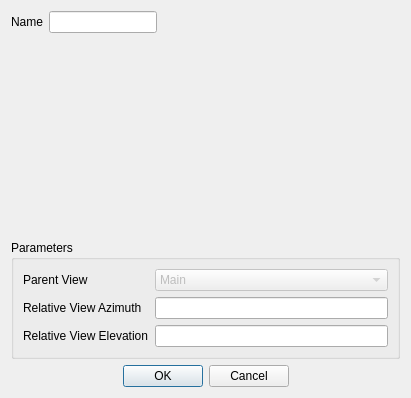
<?xml version="1.0" encoding="UTF-8"?>
<ui version="4.0">
 <class>AdditionalViewDialogUi</class>
 <widget class="QDialog" name="AdditionalViewDialogUi">
  <property name="geometry">
   <rect>
    <x>0</x>
    <y>0</y>
    <width>411</width>
    <height>398</height>
   </rect>
  </property>
  <property name="windowTitle">
   <string>Dialog</string>
  </property>
  <layout class="QVBoxLayout" name="verticalLayout">
   <item>
    <widget class="QWidget" name="widget" native="true">
     <layout class="QFormLayout" name="formLayout_2">
      <property name="fieldGrowthPolicy">
       <enum>QFormLayout::FieldsStayAtSizeHint</enum>
      </property>
      <property name="margin">
       <number>0</number>
      </property>
      <item row="0" column="0">
       <widget class="QLabel" name="label">
        <property name="text">
         <string>Name</string>
        </property>
       </widget>
      </item>
      <item row="0" column="1">
       <widget class="QLineEdit" name="mNameEdit"/>
      </item>
     </layout>
    </widget>
   </item>
   <item>
    <widget class="QWidget" name="mFOVPane" native="true">
     <property name="minimumSize">
      <size>
       <width>0</width>
       <height>0</height>
      </size>
     </property>
    </widget>
   </item>
   <item>
    <widget class="QGroupBox" name="groupBox">
     <property name="title">
      <string>Parameters</string>
     </property>
     <layout class="QFormLayout" name="formLayout">
      <item row="0" column="0">
       <widget class="QLabel" name="mParentViewLabel">
        <property name="text">
         <string>Parent View</string>
        </property>
       </widget>
      </item>
      <item row="0" column="1">
       <widget class="QComboBox" name="mParentViewCombo">
        <property name="enabled">
         <bool>false</bool>
        </property>
        <item>
         <property name="text">
          <string>Main</string>
         </property>
        </item>
       </widget>
      </item>
      <item row="1" column="0">
       <widget class="QLabel" name="mRelativeViewAzimuthLabel">
        <property name="text">
         <string>Relative View Azimuth</string>
        </property>
       </widget>
      </item>
      <item row="2" column="0">
       <widget class="QLabel" name="mRelativeViewElevationLabel">
        <property name="text">
         <string>Relative View Elevation</string>
        </property>
       </widget>
      </item>
      <item row="1" column="1">
       <widget class="QLineEdit" name="mViewAzimuth"/>
      </item>
      <item row="2" column="1">
       <widget class="QLineEdit" name="mViewElevation"/>
      </item>
     </layout>
    </widget>
   </item>
   <item>
    <widget class="QDialogButtonBox" name="buttonBox">
     <property name="orientation">
      <enum>Qt::Horizontal</enum>
     </property>
     <property name="standardButtons">
      <set>QDialogButtonBox::Cancel|QDialogButtonBox::Ok</set>
     </property>
     <property name="centerButtons">
      <bool>true</bool>
     </property>
    </widget>
   </item>
  </layout>
 </widget>
 <resources/>
 <connections>
  <connection>
   <sender>buttonBox</sender>
   <signal>accepted()</signal>
   <receiver>AdditionalViewDialogUi</receiver>
   <slot>accept()</slot>
   <hints>
    <hint type="sourcelabel">
     <x>248</x>
     <y>254</y>
    </hint>
    <hint type="destinationlabel">
     <x>157</x>
     <y>274</y>
    </hint>
   </hints>
  </connection>
  <connection>
   <sender>buttonBox</sender>
   <signal>rejected()</signal>
   <receiver>AdditionalViewDialogUi</receiver>
   <slot>reject()</slot>
   <hints>
    <hint type="sourcelabel">
     <x>316</x>
     <y>260</y>
    </hint>
    <hint type="destinationlabel">
     <x>286</x>
     <y>274</y>
    </hint>
   </hints>
  </connection>
 </connections>
</ui>
